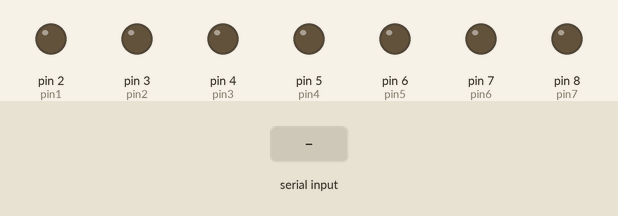
The sketch below on a simulated Arduino Uno, built with avr-gcc and run on an emulated ATmega328P. Shown: output pins drawn as LEDs (lit = HIGH). Inputs (shaded band) come from the test bench.

Above: at 1.2 s.
1.3 s: "0" received over Serial
At 2.4 s:
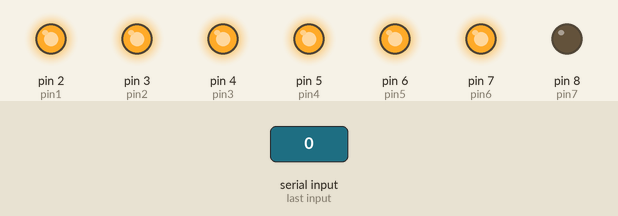
2.8 s: "1" received over Serial
At 3.5 s:
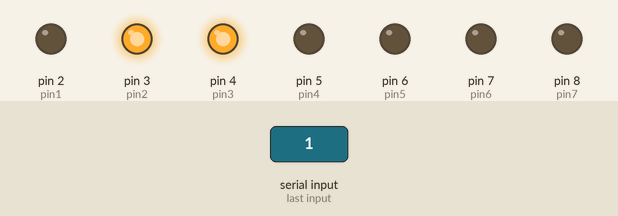
4.3 s: "2" received over Serial
At 4.7 s:
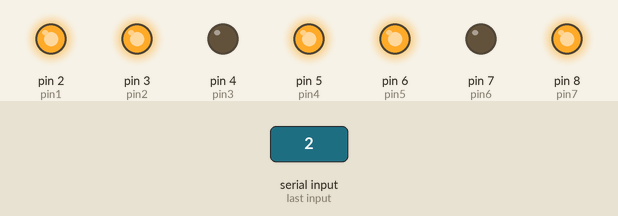
5.8 s: "3" received over Serial
At 7.0 s:
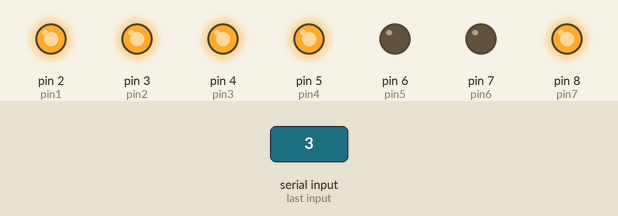
7.3 s: "4" received over Serial
At 8.1 s:
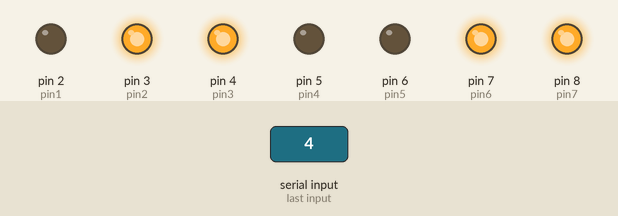
8.8 s: "5" received over Serial
At 9.3 s:
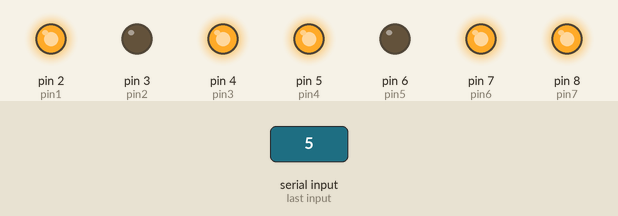
Timing chart, 0 to 11.3 s (numbered marks = the images above; inputs shaded):
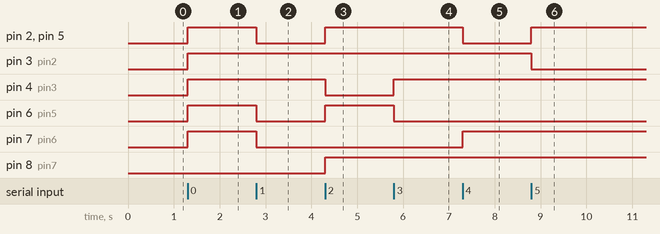

The sketch:

_7_Segment_Serial_monitor.ino
```cpp
int pin1 = 2;
int pin2 = 3;
int pin3 = 4;
int pin4 = 5;
int pin5 = 6;
int pin6 = 7;
int pin7 = 8;
char no;

void setup() {
  // put your setup code here, to run once:
  pinMode(pin1, OUTPUT);
  pinMode(pin2, OUTPUT);
  pinMode(pin3, OUTPUT);
  pinMode(pin4, OUTPUT);
  pinMode(pin5, OUTPUT);
  pinMode(pin6, OUTPUT);
  pinMode(pin7, OUTPUT);
  Serial.begin(9600);
}

void loop() {
  // put your main code here, to run repeatedly:
if(Serial.available())
no = Serial.read();
if(no=='0')
{
  digitalWrite(pin1,HIGH);
  digitalWrite(pin2,HIGH);
  digitalWrite(pin3,HIGH);
  digitalWrite(pin4,HIGH);
  digitalWrite(pin5,HIGH);
  digitalWrite(pin6,HIGH);
  digitalWrite(pin7,LOW);
}
if(no=='1')
{
  digitalWrite(pin1,LOW);
  digitalWrite(pin2,HIGH);
  digitalWrite(pin3,HIGH);
  digitalWrite(pin4,LOW);
  digitalWrite(pin5,LOW);
  digitalWrite(pin6,LOW);
  digitalWrite(pin7,LOW);
}
if(no=='2')
{
  digitalWrite(pin1,HIGH);
  digitalWrite(pin2,HIGH);
  digitalWrite(pin3,LOW);
  digitalWrite(pin4,HIGH);
  digitalWrite(pin5,HIGH);
  digitalWrite(pin6,LOW);
  digitalWrite(pin7,HIGH);
}
if(no=='3')
{
  digitalWrite(pin1,HIGH);
  digitalWrite(pin2,HIGH);
  digitalWrite(pin3,HIGH);
  digitalWrite(pin4,HIGH);
  digitalWrite(pin5,LOW);
  digitalWrite(pin6,LOW);
  digitalWrite(pin7,HIGH);
}
if(no=='4')
{
  digitalWrite(pin1,LOW);
  digitalWrite(pin2,HIGH);
  digitalWrite(pin3,HIGH);
  digitalWrite(pin4,LOW);
  digitalWrite(pin5,LOW);
  digitalWrite(pin6,HIGH);
  digitalWrite(pin7,HIGH);
}
if(no=='5')
{
  digitalWrite(pin1,HIGH);
  digitalWrite(pin2,LOW);
  digitalWrite(pin3,HIGH);
  digitalWrite(pin4,HIGH);
  digitalWrite(pin5,LOW);
  digitalWrite(pin6,HIGH);
  digitalWrite(pin7,HIGH);
}
if(no=='6')
{
  digitalWrite(pin1,HIGH);
  digitalWrite(pin2,LOW);
  digitalWrite(pin3,HIGH);
  digitalWrite(pin4,HIGH);
  digitalWrite(pin5,HIGH);
  digitalWrite(pin6,HIGH);
  digitalWrite(pin7,HIGH);
}
if(no=='7')
{
  digitalWrite(pin1,HIGH);
  digitalWrite(pin2,HIGH);
  digitalWrite(pin3,HIGH);
  digitalWrite(pin4,LOW);
  digitalWrite(pin5,LOW);
  digitalWrite(pin6,LOW);
  digitalWrite(pin7,LOW);
}
if(no=='8')
{
  digitalWrite(pin1,HIGH);
  digitalWrite(pin2,HIGH);
  digitalWrite(pin3,HIGH);
  digitalWrite(pin4,HIGH);
  digitalWrite(pin5,HIGH);
  digitalWrite(pin6,HIGH);
  digitalWrite(pin7,HIGH);
}
if(no=='9')
{
  digitalWrite(pin1,HIGH);
  digitalWrite(pin2,HIGH);
  digitalWrite(pin3,HIGH);
  digitalWrite(pin4,HIGH);
  digitalWrite(pin5,LOW);
  digitalWrite(pin6,HIGH);
  digitalWrite(pin7,HIGH);
}

}
```

Measured:
- after the input at 1.3 s, pin 2 (pin1), pin 3 (pin2), pin 4 (pin3), pin 5 (pin4), pin 6 (pin5), pin 7 (pin6): LOW → HIGH at once
- after the input at 2.8 s, pin 2 (pin1), pin 5 (pin4), pin 6 (pin5), pin 7 (pin6): HIGH → LOW at once
- after the input at 4.3 s, pin 2 (pin1), pin 5 (pin4), pin 6 (pin5), pin 8 (pin7): LOW → HIGH at once; pin 4 (pin3): HIGH → LOW at once
- after the input at 5.8 s, pin 4 (pin3): LOW → HIGH at once; pin 6 (pin5): HIGH → LOW at once
- after the input at 7.3 s, pin 2 (pin1), pin 5 (pin4): HIGH → LOW at once; pin 7 (pin6): LOW → HIGH at once
- after the input at 8.8 s, pin 2 (pin1), pin 5 (pin4): LOW → HIGH at once; pin 3 (pin2): HIGH → LOW at once
